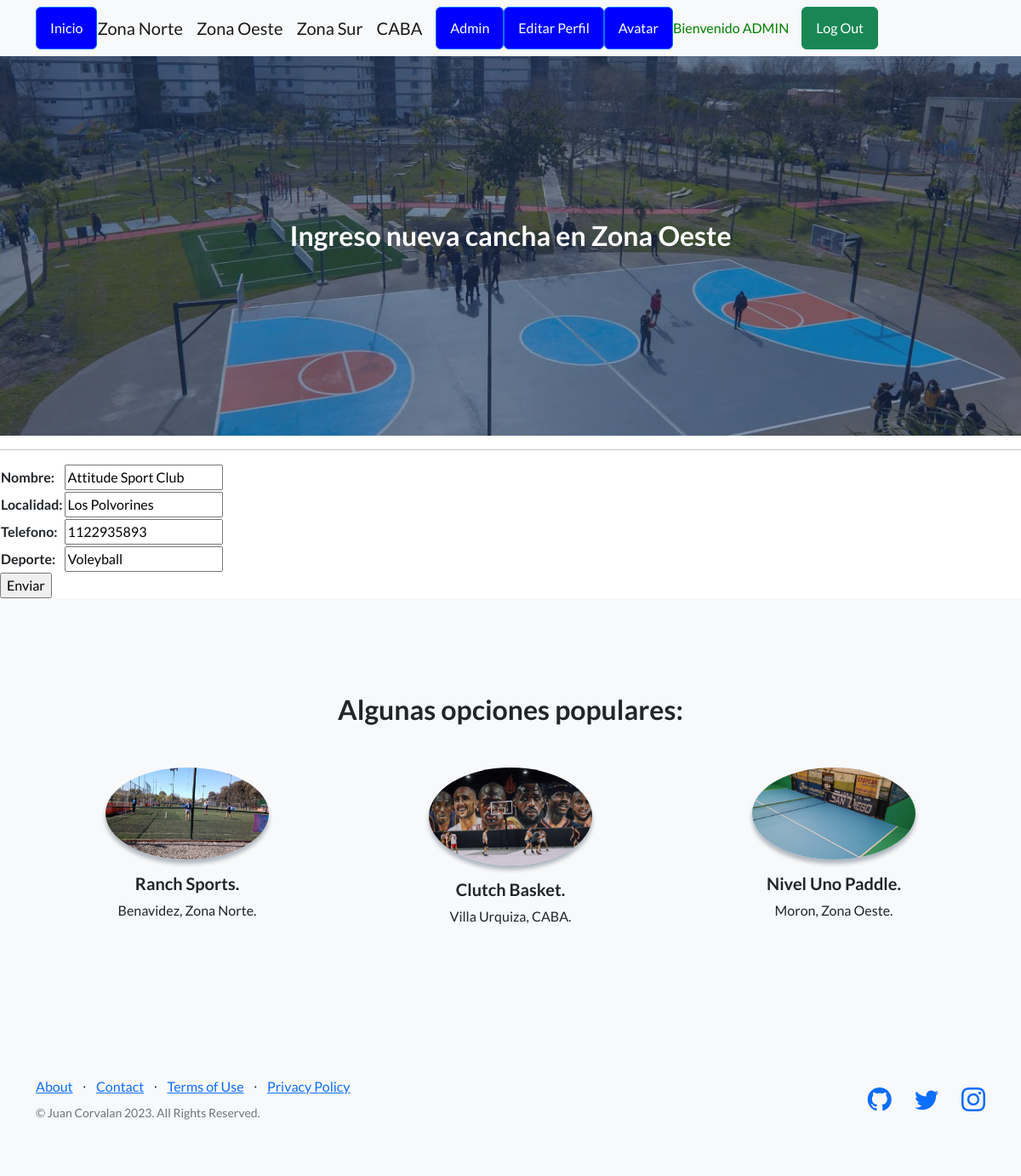
Screenshot of /aplicacion/update_zonaoeste/1/ (signed in) with the database file from the repository.
### aplicacion/models.py (models this page shows, shortened)
class ZonaOeste(models.Model):
    nombre = models.CharField(max_length=50)
    localidad = models.CharField(max_length=50)
    telefono = models.IntegerField()
    deporte = models.CharField(max_length=50)

### aplicacion/views.py (the view)
# urls.py: path('update_zonaoeste/<int:pk>/', ZoUpdate.as_view(), name="update_zonaoeste"),
class ZoUpdate(LoginRequiredMixin, UpdateView):
    model = ZonaOeste
    fields = ['nombre', 'localidad', 'telefono', 'deporte']
    success_url = reverse_lazy('zona oeste')

### aplicacion/templates/aplicacion/zonaoeste_form.html (shortened to what this page needs)
{% extends "aplicacion/paginaprincipal.html"  %}
{% load static %}
{% block cabecera %}
    Ingreso nueva cancha en Zona Oeste
{% endblock cabecera %}
{% block contenido %}
    <form action="" method="POST">
        <table>
            {{ form.as_table }}
        </table>
        <input type="submit" value="Enviar">
    </form>
{% endblock contenido %}

### aplicacion/templates/aplicacion/paginaprincipal.html (shortened to what this page needs)
<!DOCTYPE html>
<html lang="en">
    <head>
        {% load static %}
        <link href="https://cdn.jsdelivr.net/npm/bootstrap-icons@1.5.0/font/bootstrap-icons.css" rel="stylesheet" type="text/css" />
        <link rel="stylesheet" href="https://cdnjs.cloudflare.com/ajax/libs/font-awesome/6.4.0/css/all.min.css"/>
        <link href="{% static 'aplicacion/css/styles.css' %}" rel="stylesheet" />
    </head>
    <body>
<nav class="navbar navbar-light bg-light static-top">
    <div class="container d-flex justify-content-between">
        <div class="d-flex align-items-center">
            <a class="btn btn-primary mr-3" href="{% url 'inicio' %}" style="background-color: blue; color: white;">Inicio</a>
            {% if user.is_authenticated %}
                <a class="navbar-brand mr-3" href="{% url 'zona norte' %}">Zona Norte</a>
                <a class="navbar-brand mr-3" href="{% url 'zona oeste' %}">Zona Oeste</a>
                <a class="navbar-brand mr-3" href="{% url 'zona sur' %}">Zona Sur</a>
                <a class="navbar-brand mr-3" href="{% url 'caba' %}">CABA</a>
                <a class="btn btn-primary mr-3" href="{% url 'admin:index' %}" style="background-color: blue; color: white;">Admin</a>
                <a class="btn btn-primary mr-3" href="{% url 'editar_form' %}" style="background-color: blue; color: white;">Editar Perfil</a>
                <a class="btn btn-primary mr-3" href="{% url 'agregar_avatar' %}" style="background-color: blue; color: white;">Avatar</a>
                <p style="color:green; margin-right: 15px;" class="mb-0">Bienvenido {{ user.username|upper }}</p>
                <a class="btn btn-success ml-auto" href="{% url 'logout' %}">Log Out</a>
            {% endif %}
        </div>
    </div>
</nav>
        <header class="masthead">
            <div class="container position-relative">
                <div class="row justify-content-center">
                    <div class="col-xl-6">
                        <div class="text-center text-white">
                            <h2 class="mb-4">
                                {% block cabecera %}{% endblock cabecera %}
                            </h2>
                        </div>
                    </div>
                </div>
            </div>
        </header>
        <hr>
        {% block contenido %}
        {% endblock contenido %}
       <section class="testimonials text-center bg-light">
            <div class="container">
                <h2 class="mb-5">Algunas opciones populares:</h2>
                <div class="row">
                    <div class="col-lg-4">
                        <div class="testimonial-item mx-auto mb-5 mb-lg-0">
                            <img class="img-fluid rounded-circle mb-3" src="{% static 'aplicacion/assets/img/ranchsports.jpeg' %}" alt="..." />
                            <h5>Ranch Sports.</h5>
                            <p class="font-weight-light mb-0">Benavidez, Zona Norte.</p>
                        </div>
                    </div>
                    <div class="col-lg-4">
                        <div class="testimonial-item mx-auto mb-5 mb-lg-0">
                            <img class="img-fluid rounded-circle mb-3" src="{% static 'aplicacion/assets/img/clutch-caba.jpeg' %}" alt="..." />
                            <h5>Clutch Basket.</h5>
                            <p class="font-weight-light mb-0">Villa Urquiza, CABA.</p>
                        </div>
                    </div>
                    <div class="col-lg-4">
                        <div class="testimonial-item mx-auto mb-5 mb-lg-0">
                            <img class="img-fluid rounded-circle mb-3" src="{% static 'aplicacion/assets/img/2021-03-28.jpg' %}" alt="..." />
                            <h5>Nivel Uno Paddle.</h5>
                            <p class="font-weight-light mb-0">Moron, Zona Oeste.</p>
                        </div>
                    </div>
                </div>
            </div>
        </section>
        <footer class="footer bg-light">
            <div class="container">
                <div class="row">
                    <div class="col-lg-6 h-100 text-center text-lg-start my-auto">
                        <ul class="list-inline mb-2">
                            <li class="list-inline-item"><a href="#!">About</a></li>
                            <li class="list-inline-item">⋅</li>
                            <li class="list-inline-item"><a href="#!">Contact</a></li>
                            <li class="list-inline-item">⋅</li>
                            <li class="list-inline-item"><a href="#!">Terms of Use</a></li>
                            <li class="list-inline-item">⋅</li>
                            <li class="list-inline-item"><a href="#!">Privacy Policy</a></li>
                        </ul>
                        <p class="text-muted small mb-4 mb-lg-0">&copy; Juan Corvalan 2023. All Rights Reserved.</p>
                    </div>
                    <div class="col-lg-6 h-100 text-center text-lg-end my-auto">
                        <ul class="list-inline mb-0">
                            <li class="list-inline-item me-4">
                                <a href="https://github.com/JuaniCorvalan"><i class="bi-github fs-3"></i></a>
                            </li>
                            <li class="list-inline-item me-4">
                                <a href="https://twitter.com/JuaniCorvalan7"><i class="bi-twitter fs-3"></i></a>
                            </li>
                            <li class="list-inline-item">
                                <a href="https://www.instagram.com/juanicorvalan/"><i class="bi-instagram fs-3"></i></a>
                            </li>
                        </ul>
                    </div>
                </div>
            </div>
        </footer>
    </body>
</html>

### rows the page displays
ZonaOeste: nombre "Attitude Sport Club", localidad "Los Polvorines", telefono "1122935893", deporte "Voleyball"

### other values shown
{{ user.username|upper }} "ADMIN"
